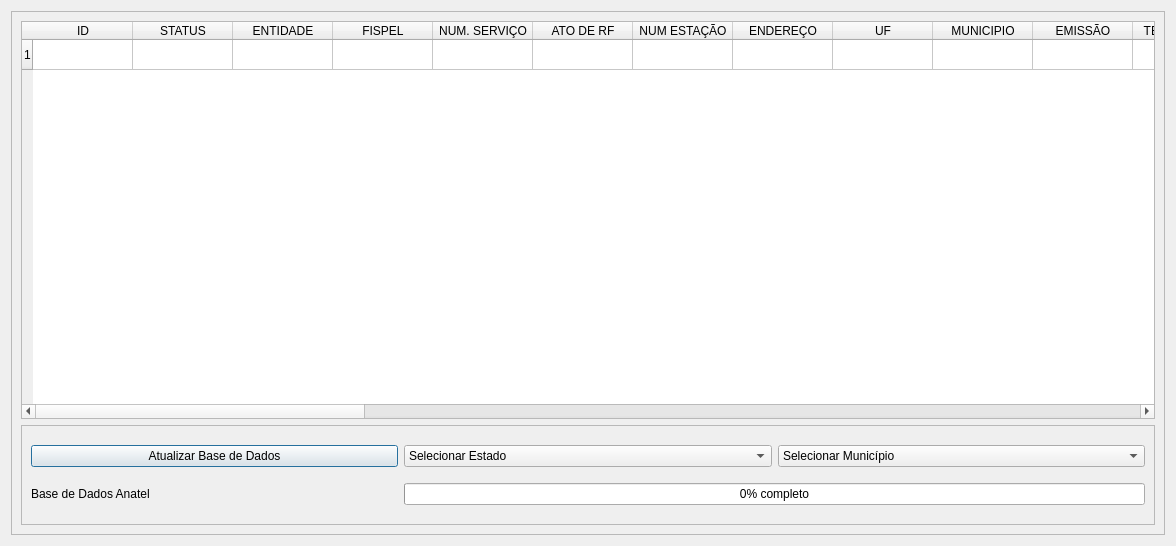
<?xml version="1.0" encoding="UTF-8"?>
<ui version="4.0">
 <class>anatel_dialog</class>
 <widget class="QDialog" name="anatel_dialog">
  <property name="windowModality">
   <enum>Qt::NonModal</enum>
  </property>
  <property name="geometry">
   <rect>
    <x>0</x>
    <y>0</y>
    <width>1176</width>
    <height>546</height>
   </rect>
  </property>
  <property name="windowTitle">
   <string>Base de Dados Anatel</string>
  </property>
  <property name="locale">
   <locale language="Portuguese" country="Brazil"/>
  </property>
  <property name="sizeGripEnabled">
   <bool>false</bool>
  </property>
  <property name="modal">
   <bool>true</bool>
  </property>
  <layout class="QVBoxLayout" name="verticalLayout_2">
   <item>
    <widget class="QFrame" name="main_frame">
     <property name="frameShape">
      <enum>QFrame::StyledPanel</enum>
     </property>
     <property name="frameShadow">
      <enum>QFrame::Raised</enum>
     </property>
     <layout class="QVBoxLayout" name="verticalLayout">
      <item>
       <widget class="QTableWidget" name="anatel_table">
        <property name="showGrid">
         <bool>true</bool>
        </property>
        <property name="sortingEnabled">
         <bool>false</bool>
        </property>
        <property name="rowCount">
         <number>1</number>
        </property>
        <property name="columnCount">
         <number>37</number>
        </property>
        <attribute name="horizontalHeaderCascadingSectionResizes">
         <bool>false</bool>
        </attribute>
        <attribute name="horizontalHeaderShowSortIndicator" stdset="0">
         <bool>false</bool>
        </attribute>
        <attribute name="horizontalHeaderStretchLastSection">
         <bool>false</bool>
        </attribute>
        <attribute name="verticalHeaderCascadingSectionResizes">
         <bool>false</bool>
        </attribute>
        <attribute name="verticalHeaderShowSortIndicator" stdset="0">
         <bool>false</bool>
        </attribute>
        <attribute name="verticalHeaderStretchLastSection">
         <bool>false</bool>
        </attribute>
        <row/>
        <column>
         <property name="text">
          <string>ID</string>
         </property>
        </column>
        <column>
         <property name="text">
          <string>STATUS</string>
         </property>
        </column>
        <column>
         <property name="text">
          <string>ENTIDADE</string>
         </property>
        </column>
        <column>
         <property name="text">
          <string>FISPEL</string>
         </property>
        </column>
        <column>
         <property name="text">
          <string>NUM. SERVIÇO</string>
         </property>
        </column>
        <column>
         <property name="text">
          <string>ATO DE RF</string>
         </property>
        </column>
        <column>
         <property name="text">
          <string>NUM ESTAÇÃO</string>
         </property>
        </column>
        <column>
         <property name="text">
          <string>ENDEREÇO</string>
         </property>
        </column>
        <column>
         <property name="text">
          <string>UF</string>
         </property>
        </column>
        <column>
         <property name="text">
          <string>MUNICIPIO</string>
         </property>
        </column>
        <column>
         <property name="text">
          <string>EMISSÃO</string>
         </property>
        </column>
        <column>
         <property name="text">
          <string>TECNOLOGIA</string>
         </property>
        </column>
        <column>
         <property name="text">
          <string>MEIO DE ACESSO</string>
         </property>
        </column>
        <column>
         <property name="text">
          <string>FREQ. INICIAL (MHz)</string>
         </property>
        </column>
        <column>
         <property name="text">
          <string>FREQ. FINAL (MHz)</string>
         </property>
        </column>
        <column>
         <property name="text">
          <string>AZIMUTE</string>
         </property>
        </column>
        <column>
         <property name="text">
          <string>TIPO ESTAÇÃO</string>
         </property>
        </column>
        <column>
         <property name="text">
          <string>CLASS. INFRA FISICA</string>
         </property>
        </column>
        <column>
         <property name="text">
          <string>COMPARTILHAMENTO INFRA FISICA</string>
         </property>
        </column>
        <column>
         <property name="text">
          <string>DISP COMPARTILHAMENTO INFRA FISICA</string>
         </property>
        </column>
        <column>
         <property name="text">
          <string>TIPO ANTENA</string>
         </property>
        </column>
        <column>
         <property name="text">
          <string>HOMOLOGAÇÃO ANT.</string>
         </property>
        </column>
        <column>
         <property name="text">
          <string>GANHO ANTENA</string>
         </property>
        </column>
        <column>
         <property name="text">
          <string>FRENTE COSTA</string>
         </property>
        </column>
        <column>
         <property name="text">
          <string>ÂNGULO 1/2 POT.</string>
         </property>
        </column>
        <column>
         <property name="text">
          <string>ELEVAÇÃO</string>
         </property>
        </column>
        <column>
         <property name="text">
          <string>POLARIZAÇÃO</string>
         </property>
        </column>
        <column>
         <property name="text">
          <string>ALTURA ANTENA (m)</string>
         </property>
        </column>
        <column>
         <property name="text">
          <string>HOMOLOGAÇÃO TRANSM. (W)</string>
         </property>
        </column>
        <column>
         <property name="text">
          <string>POTENCIA TRANSMISSAO</string>
         </property>
        </column>
        <column>
         <property name="text">
          <string>LATITUDE</string>
         </property>
        </column>
        <column>
         <property name="text">
          <string>LONGITUDE</string>
         </property>
        </column>
        <column>
         <property name="text">
          <string>LATITUDE DMS</string>
         </property>
        </column>
        <column>
         <property name="text">
          <string>LONGITUDE DMS</string>
         </property>
        </column>
        <column>
         <property name="text">
          <string>CODIGO DEBITO TFI</string>
         </property>
        </column>
        <column>
         <property name="text">
          <string>DATA PRIM. LICENC.</string>
         </property>
        </column>
        <column>
         <property name="text">
          <string>CRIADO EM</string>
         </property>
        </column>
        <item row="0" column="0">
         <property name="text">
          <string/>
         </property>
        </item>
        <item row="0" column="1">
         <property name="text">
          <string/>
         </property>
        </item>
        <item row="0" column="2">
         <property name="text">
          <string/>
         </property>
        </item>
        <item row="0" column="3">
         <property name="text">
          <string/>
         </property>
        </item>
        <item row="0" column="4">
         <property name="text">
          <string/>
         </property>
        </item>
        <item row="0" column="5">
         <property name="text">
          <string/>
         </property>
        </item>
        <item row="0" column="6">
         <property name="text">
          <string/>
         </property>
        </item>
        <item row="0" column="7">
         <property name="text">
          <string/>
         </property>
        </item>
        <item row="0" column="8">
         <property name="text">
          <string/>
         </property>
        </item>
        <item row="0" column="9">
         <property name="text">
          <string/>
         </property>
        </item>
        <item row="0" column="10">
         <property name="text">
          <string/>
         </property>
        </item>
        <item row="0" column="13">
         <property name="text">
          <string/>
         </property>
        </item>
        <item row="0" column="14">
         <property name="text">
          <string/>
         </property>
        </item>
        <item row="0" column="15">
         <property name="text">
          <string/>
         </property>
        </item>
        <item row="0" column="16">
         <property name="text">
          <string/>
         </property>
        </item>
        <item row="0" column="20">
         <property name="text">
          <string/>
         </property>
        </item>
        <item row="0" column="21">
         <property name="text">
          <string/>
         </property>
        </item>
        <item row="0" column="22">
         <property name="text">
          <string/>
         </property>
        </item>
        <item row="0" column="23">
         <property name="text">
          <string/>
         </property>
        </item>
        <item row="0" column="24">
         <property name="text">
          <string/>
         </property>
        </item>
        <item row="0" column="25">
         <property name="text">
          <string/>
         </property>
        </item>
        <item row="0" column="26">
         <property name="text">
          <string/>
         </property>
        </item>
        <item row="0" column="27">
         <property name="text">
          <string/>
         </property>
        </item>
        <item row="0" column="28">
         <property name="text">
          <string/>
         </property>
        </item>
        <item row="0" column="30">
         <property name="text">
          <string/>
         </property>
        </item>
        <item row="0" column="31">
         <property name="text">
          <string/>
         </property>
        </item>
        <item row="0" column="35">
         <property name="text">
          <string/>
         </property>
        </item>
       </widget>
      </item>
      <item>
       <widget class="QFrame" name="bottom_frame">
        <property name="minimumSize">
         <size>
          <width>0</width>
          <height>100</height>
         </size>
        </property>
        <property name="maximumSize">
         <size>
          <width>16777215</width>
          <height>100</height>
         </size>
        </property>
        <property name="frameShape">
         <enum>QFrame::StyledPanel</enum>
        </property>
        <property name="frameShadow">
         <enum>QFrame::Raised</enum>
        </property>
        <layout class="QGridLayout" name="gridLayout">
         <item row="1" column="1">
          <widget class="QLabel" name="label_last_update">
           <property name="text">
            <string>Base de Dados Anatel</string>
           </property>
          </widget>
         </item>
         <item row="0" column="1">
          <widget class="QPushButton" name="update_database_button">
           <property name="text">
            <string>Atualizar Base de Dados</string>
           </property>
          </widget>
         </item>
         <item row="0" column="2">
          <widget class="QComboBox" name="combo_box_state">
           <property name="editable">
            <bool>false</bool>
           </property>
           <property name="currentIndex">
            <number>0</number>
           </property>
           <item>
            <property name="text">
             <string>Selecionar Estado</string>
            </property>
           </item>
          </widget>
         </item>
         <item row="1" column="2" colspan="2">
          <widget class="QProgressBar" name="progress_bar_anatel">
           <property name="value">
            <number>0</number>
           </property>
           <property name="format">
            <string>%p% completo</string>
           </property>
          </widget>
         </item>
         <item row="0" column="3">
          <widget class="QComboBox" name="combo_box_county">
           <property name="currentIndex">
            <number>0</number>
           </property>
           <item>
            <property name="text">
             <string>Selecionar Município</string>
            </property>
           </item>
          </widget>
         </item>
        </layout>
       </widget>
      </item>
     </layout>
    </widget>
   </item>
  </layout>
 </widget>
 <resources/>
 <connections/>
</ui>
